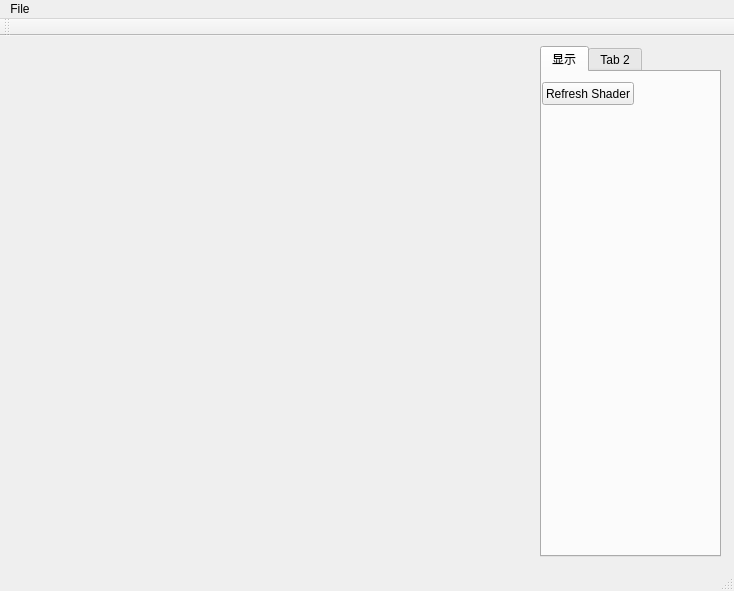
<?xml version="1.0" encoding="UTF-8"?>
<ui version="4.0">
 <class>MainWindow</class>
 <widget class="QMainWindow" name="MainWindow">
  <property name="geometry">
   <rect>
    <x>0</x>
    <y>0</y>
    <width>734</width>
    <height>591</height>
   </rect>
  </property>
  <property name="windowTitle">
   <string>MainWindow</string>
  </property>
  <widget class="QWidget" name="centralWidget">
   <widget class="CenterGLWidget" name="mainGLWidget" native="true">
    <property name="geometry">
     <rect>
      <x>20</x>
      <y>10</y>
      <width>512</width>
      <height>512</height>
     </rect>
    </property>
    <zorder>refresh_shader_btn</zorder>
    <zorder>refresh_shader_btn</zorder>
   </widget>
   <widget class="QTabWidget" name="tabWidget_control">
    <property name="geometry">
     <rect>
      <x>540</x>
      <y>10</y>
      <width>181</width>
      <height>511</height>
     </rect>
    </property>
    <property name="currentIndex">
     <number>0</number>
    </property>
    <widget class="QWidget" name="tab_shading">
     <attribute name="title">
      <string>显示</string>
     </attribute>
     <widget class="QPushButton" name="refresh_shader_btn">
      <property name="geometry">
       <rect>
        <x>0</x>
        <y>10</y>
        <width>92</width>
        <height>23</height>
       </rect>
      </property>
      <property name="text">
       <string>Refresh Shader</string>
      </property>
     </widget>
     <zorder>refresh_shader_btn</zorder>
     <zorder>mainGLWidget</zorder>
    </widget>
    <widget class="QWidget" name="tab_2">
     <attribute name="title">
      <string>Tab 2</string>
     </attribute>
    </widget>
   </widget>
  </widget>
  <widget class="QMenuBar" name="menuBar">
   <property name="geometry">
    <rect>
     <x>0</x>
     <y>0</y>
     <width>734</width>
     <height>23</height>
    </rect>
   </property>
   <widget class="QMenu" name="menuFile">
    <property name="title">
     <string>File</string>
    </property>
    <addaction name="actionLoadOBJ"/>
   </widget>
   <addaction name="menuFile"/>
  </widget>
  <widget class="QToolBar" name="mainToolBar">
   <attribute name="toolBarArea">
    <enum>TopToolBarArea</enum>
   </attribute>
   <attribute name="toolBarBreak">
    <bool>false</bool>
   </attribute>
  </widget>
  <widget class="QStatusBar" name="statusBar"/>
  <action name="actionLoadOBJ">
   <property name="text">
    <string>LoadOBJ</string>
   </property>
  </action>
 </widget>
 <layoutdefault spacing="6" margin="11"/>
 <customwidgets>
  <customwidget>
   <class>CenterGLWidget</class>
   <extends>QWidget</extends>
   <header>centerglwidget.h</header>
   <container>1</container>
  </customwidget>
 </customwidgets>
 <resources/>
 <connections/>
</ui>
